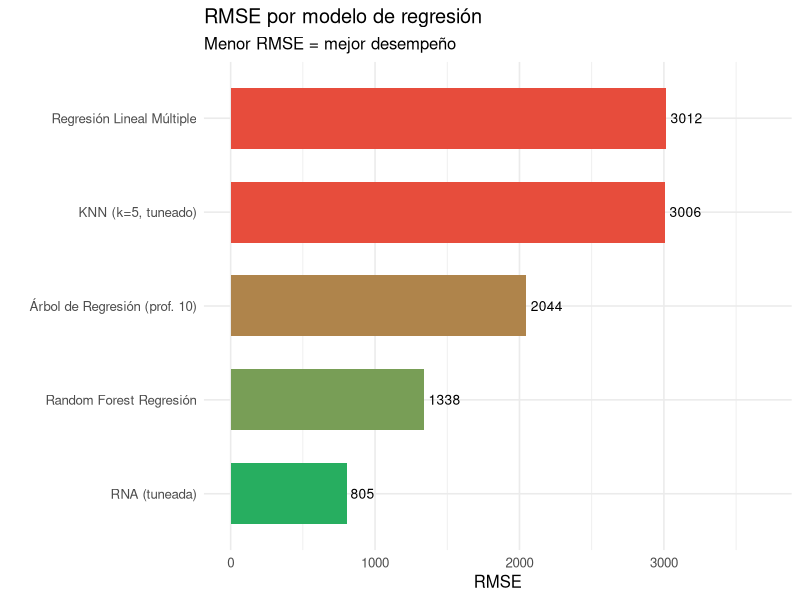
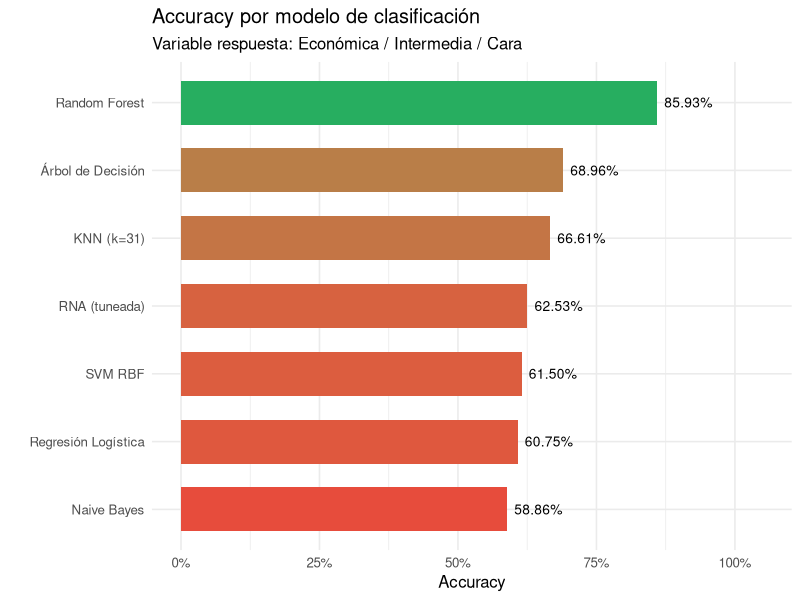

These figures' R source, in order:
## ---- chunk 1
knitr::opts_chunk$set(echo = TRUE)
## ---- chunk 2
library(dplyr)
library(ggplot2)
library(knitr)
library(kableExtra)
## ---- chunk 3
nas <- data.frame(
  Variable      = c("bedrooms", "beds", "bathrooms", "review_scores_rating",
                    "reviews_per_month", "host_response_rate", "host_acceptance_rate"),
  Estrategia    = c("Mediana", "Mediana", "Mediana", "Cero (sin reseñas)",
                    "Cero (sin reseñas)", "Mediana", "Mediana")
)
kable(nas, caption = "Estrategia de imputación por variable") %>%
  kable_styling(bootstrap_options = c("striped","hover"), full_width = FALSE)
## ---- chunk 4
cats <- data.frame(
  Categoría  = c("Económica", "Intermedia", "Cara"),
  Umbral     = c("≤ Percentil 33", "Percentil 33 – Percentil 66", "> Percentil 66"),
  Descripción = c("Propiedades de bajo costo, accesibles para la mayoría de clientes",
                  "Propiedades de precio moderado, segmento más amplio del mercado",
                  "Propiedades premium o de lujo")
)
kable(cats, caption = "Definición de categorías tarifarias") %>%
  kable_styling(bootstrap_options = c("striped","hover"), full_width = FALSE)
## ---- chunk 5
reg <- data.frame(
  Modelo = c("Regresión Lineal Múltiple", "Árbol de Regresión (prof. 10)",
             "Random Forest Regresión", "KNN (k=5, tuneado)",
             "SVR (RBF, C=10, γ=0.1)", "RNA (tuneada)"),
  RMSE   = c(3011.84, 2044.19, 1337.63, 3005.69, 3559.82, 804.87),
  R2     = c(0.497, 0.772, 0.909, 0.514, 0.235, NA),
  Nota   = c("Línea base", "Mejor árbol individual", "Mejor ensamble",
             "K óptimo = 5", "Espacio de búsqueda limitado",
             "Mejor modelo global")
)

kable(reg, digits = 2,
      col.names = c("Modelo", "RMSE", "R²", "Observación"),
      caption = "Comparación de modelos de regresión – conjunto de prueba") %>%
  kable_styling(bootstrap_options = c("striped","hover","condensed"),
                full_width = FALSE) %>%
  row_spec(6, bold = TRUE, color = "white", background = "#27ae60") %>%
  row_spec(5, bold = TRUE, color = "white", background = "#e74c3c")
## ---- chunk 6
reg_plot <- reg[reg$Modelo != "SVR (RBF, C=10, γ=0.1)", ]

ggplot(reg_plot, aes(x = reorder(Modelo, RMSE), y = RMSE, fill = RMSE)) +
  geom_col(width = 0.65) +
  geom_text(aes(label = round(RMSE, 0)), hjust = -0.15, size = 3.5) +
  coord_flip() +
  scale_fill_gradient(low = "#27ae60", high = "#e74c3c") +
  labs(title = "RMSE por modelo de regresión",
       subtitle = "Menor RMSE = mejor desempeño",
       x = "", y = "RMSE") +
  theme_minimal(base_size = 12) +
  theme(legend.position = "none") +
  ylim(0, 3700)
## ---- chunk 7
cls <- data.frame(
  Modelo    = c("Naive Bayes", "Regresión Logística", "SVM RBF",
                "RNA (tuneada)", "KNN (k=31)", "Árbol de Decisión",
                "Random Forest"),
  Accuracy  = c(0.5886, 0.6075, 0.6150, 0.6253, 0.6661, 0.6896, 0.8593),
  Kappa     = c(0.3549, 0.4113, NA, NA, 0.4414, NA, 0.7714),
  Sobreajuste = c("Mínimo", "Mínimo", "Nulo", "Mínimo",
                  "Bajo", "Bajo", "Elevado"),
  Velocidad = c("Muy rápido", "Rápido", "Moderado", "Lento",
                "Lento en predicción", "Rápido", "Moderado")
)

kable(cls, digits = 4,
      col.names = c("Modelo", "Accuracy", "Kappa", "Sobreajuste", "Velocidad"),
      caption = "Comparación de modelos de clasificación – conjunto de prueba") %>%
  kable_styling(bootstrap_options = c("striped","hover","condensed"),
                full_width = FALSE) %>%
  row_spec(7, bold = TRUE, color = "white", background = "#27ae60") %>%
  row_spec(1, bold = TRUE, color = "white", background = "#e74c3c")
## ---- chunk 8
ggplot(cls, aes(x = reorder(Modelo, Accuracy), y = Accuracy, fill = Accuracy)) +
  geom_col(width = 0.65) +
  geom_text(aes(label = scales::percent(Accuracy, accuracy = 0.01)),
            hjust = -0.15, size = 3.5) +
  coord_flip() +
  scale_fill_gradient(low = "#e74c3c", high = "#27ae60") +
  scale_y_continuous(labels = scales::percent, limits = c(0, 1.05)) +
  labs(title = "Accuracy por modelo de clasificación",
       subtitle = "Variable respuesta: Económica / Intermedia / Cara",
       x = "", y = "Accuracy") +
  theme_minimal(base_size = 12) +
  theme(legend.position = "none")
## ---- chunk 9
soa <- data.frame(
  Modelo = c("SVM Lineal", "SVM RBF", "SVM Polinomial", "Naive Bayes",
             "Reg. Logística", "RNA Clasificación", "KNN (k=31)",
             "Árbol de Decisión", "RNA Regresión", "Random Forest"),
  Train  = c(0.5970, 0.6150, 0.5369, 0.5901, 0.6013, 0.6302,
             0.6928, 0.7201, 738.35, 0.9998),
  Test   = c(0.5972, 0.6150, 0.5367, 0.5886, 0.6024, 0.6253,
             0.6661, 0.6896, 833.35, 0.8593),
  Dif_rel = c("0.03%", "0.00%", "0.04%", "0.25%", "0.18%",
              "0.78%", "3.85%", "4.24%", "12.87%", "14.05%")
)

kable(soa,
      col.names = c("Modelo", "Métrica Train", "Métrica Test", "Diferencia Relativa"),
      caption = "Análisis de sobreajuste – clasificación (Accuracy) y regresión RNA (RMSE)") %>%
  kable_styling(bootstrap_options = c("striped","hover","condensed"),
                full_width = FALSE) %>%
  footnote(general = "Para Random Forest y clasificadores: Accuracy. Para RNA Regresión: RMSE (menor = mejor, diferencia invierte interpretación).")
